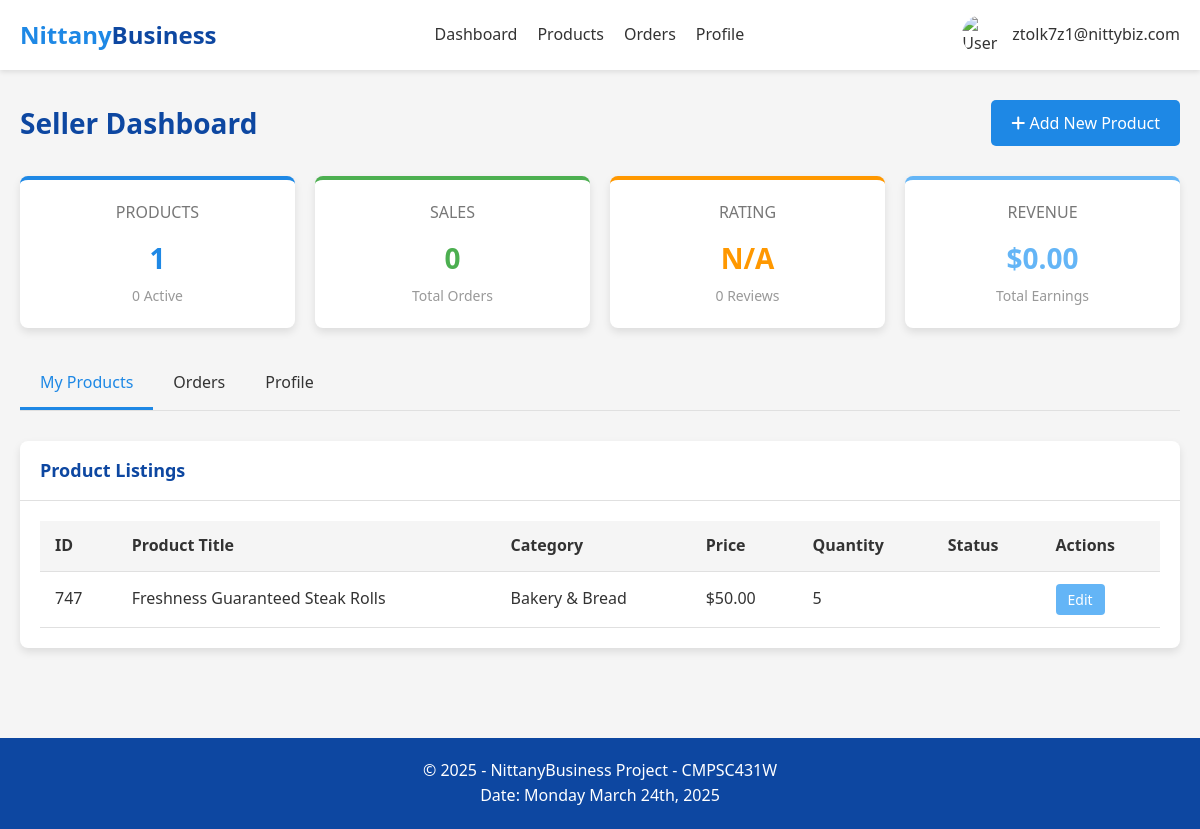
The app's page /seller_dashboard (signed in), older data.
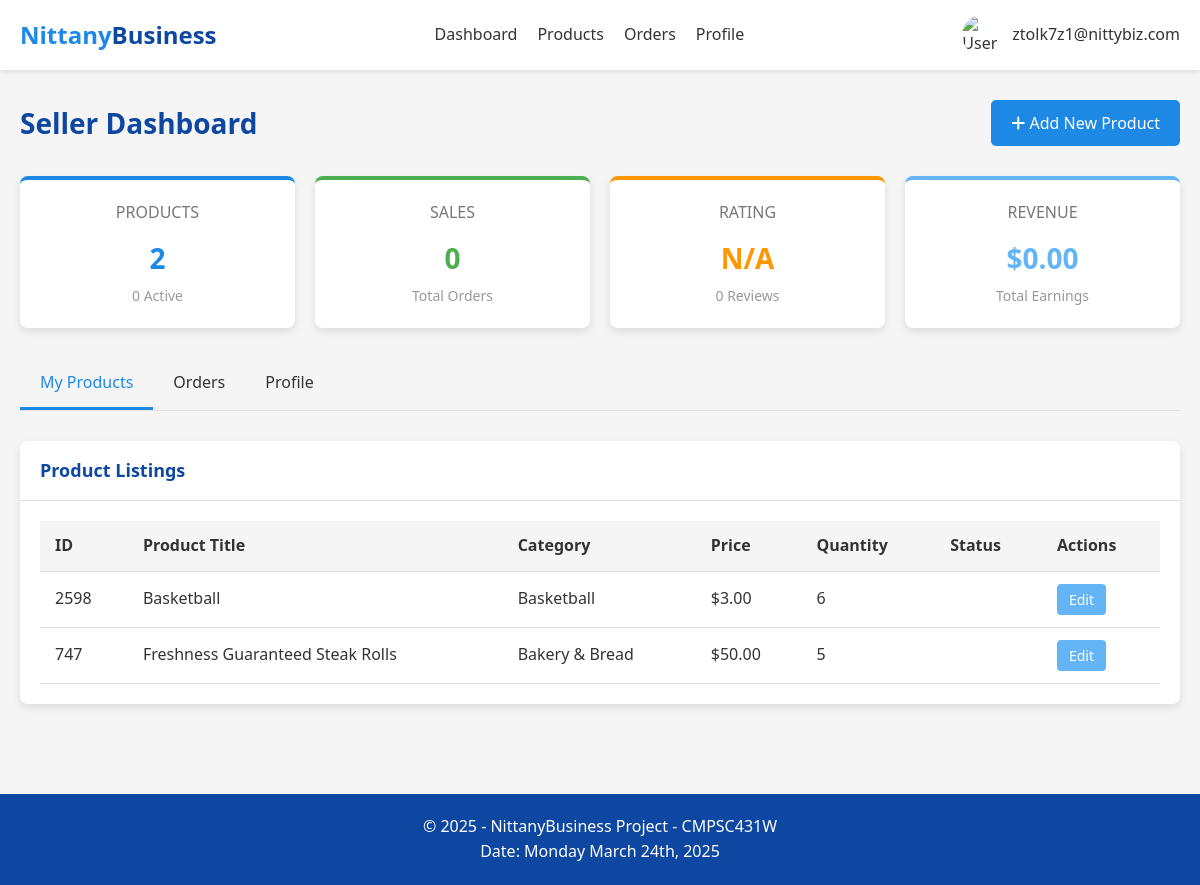
The same page, newer data.
### tables this page shows
CREATE TABLE Product_Listings (
    seller_email TEXT,
    listing_id INTEGER,
    category TEXT NOT NULL,
    product_title TEXT NOT NULL,
    product_name TEXT NOT NULL,
    product_description TEXT,
    quantity INTEGER NOT NULL,
    product_price REAL NOT NULL,
    status TEXT NOT NULL,
    PRIMARY KEY (seller_email, listing_id),
    FOREIGN KEY (seller_email) REFERENCES Sellers(email),
    FOREIGN KEY (category) REFERENCES Categories(category_name)
);

### app.py (the view)
@app.route('/seller_dashboard')
def seller_dashboard():
    if 'user_email' not in session:
        return redirect(url_for('login'))
    if session['user_type'] != 'seller':
        return redirect(url_for('dashboard'))
    conn = get_db_connection()
    seller = conn.execute(
        'SELECT * FROM Sellers WHERE email = ?',
        (session['user_email'],)
    ).fetchone()
    address = None
    if seller and seller['business_address_id']:
        address = conn.execute(
            '''SELECT a.*, z.city, z.state
               FROM Address a
               JOIN Zipcode_Info z ON a.zipcode = z.zipcode
               WHERE a.address_id = ?''',
            (seller['business_address_id'],)
        ).fetchone()
    products = conn.execute(
        '''SELECT * FROM Product_Listings
           WHERE Seller_Email = ?
           ORDER BY Listing_ID DESC''',
        (session['user_email'],)
    ).fetchall()
    product_count = len(products)
    active_product_count = sum(1 for p in products if p['Status'] == 1)
    orders = conn.execute(
        '''SELECT o.*, pl.Product_Title, pl.Product_Description, pl.Product_Price, b.email as buyer_email
           FROM Orders o
           JOIN Product_Listings pl ON o.Listing_ID = pl.Listing_ID
           JOIN Buyer b ON o.Buyer_Email = b.email
           WHERE o.Seller_Email = ?
           ORDER BY o.Date DESC''',
        (session['user_email'],)
    ).fetchall()
    order_count = len(orders)
    total_revenue = sum(float(o['Product_Price']) * int(o['Quantity']) for o in orders)
    avg_rating_result = conn.execute(
        '''SELECT AVG(r.Rating) as avg_rating, COUNT(r.Rating) as review_count
           FROM Reviews r
           JOIN Orders o ON r.Order_ID = o.Order_ID
           WHERE o.Seller_Email = ?''',
        (session['user_email'],)
    ).fetchone()
    avg_rating = avg_rating_result['avg_rating'] if avg_rating_result and avg_rating_result['avg_rating'] is not None else None
    review_count = avg_rating_result['review_count'] if avg_rating_result else 0
    categories = conn.execute(
        'SELECT category_name FROM Categories ORDER BY category_name'
    ).fetchall()
    conn.close()
    active_tab = request.args.get('tab', 'products')
    return render_template(
        'seller_dashboard.html',
        user_email=session['user_email'],
        user_type=session['user_type'],
        seller=seller,
        address=address,
        products=products,
        orders=orders,
        categories=categories,
        product_count=product_count,
        active_product_count=active_product_count,
        order_count=order_count,
        total_revenue=total_revenue,
        avg_rating=avg_rating,
        review_count=review_count,
        active_tab=active_tab
    )

### app.py (called while the page is built)
def get_db_connection():
    conn = sqlite3.connect(app.config['DATABASE'])
    conn.row_factory = sqlite3.Row
    return conn

### templates/seller_dashboard.html (shortened to what this page needs)
<!DOCTYPE html>
<html lang="en">
<head>
    <link rel="stylesheet" href="https://cdnjs.cloudflare.com/ajax/libs/font-awesome/6.4.0/css/all.min.css">
</head>
<body>
    <header>
        <div class="container">
            <nav class="navbar">
                <a href="/" class="logo">Nittany<span>Business</span></a>
                <div class="nav-links">
                    <a href="/seller_dashboard">Dashboard</a>
                    <a href="/seller_dashboard?tab=products">Products</a>
                    <a href="/seller_dashboard?tab=orders">Orders</a>
                    <a href="/seller_dashboard?tab=profile">Profile</a>
                </div>
                <div class="user-menu">
                    <img src="/static/images/user-default.jpg" alt="User Avatar">
                    <span>{{ user_email }}</span>
                </div>
            </nav>
        </div>
    </header>
    <main>
        <div class="container">
            <div class="dashboard-header">
                <h1>Seller Dashboard</h1>
                <button class="btn btn-primary add-product-btn" onclick="openAddProductModal()">
                    <i class="fas fa-plus"></i> Add New Product
                </button>
            </div>
            <div class="summary-grid">
                <div class="summary-card products">
                    <div class="title">PRODUCTS</div>
                    <div class="value">{{ product_count }}</div>
                    <div class="subtitle">{{ active_product_count }} Active</div>
                </div>
                <div class="summary-card sales">
                    <div class="title">SALES</div>
                    <div class="value">{{ order_count }}</div>
                    <div class="subtitle">Total Orders</div>
                </div>
                <div class="summary-card rating">
                    <div class="title">RATING</div>
                    <div class="value">
                        {{ "%.1f"|format(avg_rating) if avg_rating else "N/A" }}
                    </div>
                    <div class="subtitle">{{ review_count }} Reviews</div>
                </div>
                <div class="summary-card revenue">
                    <div class="title">REVENUE</div>
                    <div class="value">${{ "%.2f"|format(total_revenue) }}</div>
                    <div class="subtitle">Total Earnings</div>
                </div>
            </div>
            <div class="tabs">
                <div class="tab {% if active_tab == 'products' %}active{% endif %}" data-tab="products">My Products
                </div>
                <div class="tab {% if active_tab == 'orders' %}active{% endif %}" data-tab="orders">Orders</div>
                <div class="tab {% if active_tab == 'profile' %}active{% endif %}" data-tab="profile">Profile</div>
            </div>
            <div class="tab-content {% if active_tab == 'products' %}active{% endif %}" id="products-content">
                <div class="card">
                    <div class="card-header">
                        <h2>Product Listings</h2>
                    </div>
                    <div class="card-body">
                        {% if products %}
                        <table class="product-table">
                            <thead>
                                <tr>
                                    <th>ID</th>
                                    <th>Product Title</th>
                                    <th>Category</th>
                                    <th>Price</th>
                                    <th>Quantity</th>
                                    <th>Status</th>
                                    <th>Actions</th>
                                </tr>
                            </thead>
                            <tbody>
                                {% for product in products %}
                                <tr>
                                    <td>{{ product.Listing_ID }}</td>
                                    <td>{{ product.Product_Title }}</td>
                                    <td>{{ product.Category }}</td>
                                    <td>${{ "%.2f"|format(product.Product_Price) }}</td>
                                    <td>{{ product.Quantity }}</td>
                                    <td>
                                    </td>
                                    <td>
                                        <button class="action-btn edit-btn"
                                            onclick="openEditProductModal('{{ product.Listing_ID }}')">Edit</button>
                                    </td>
                                </tr>
                                {% endfor %}
                            </tbody>
                        </table>
                        {% endif %}
                    </div>
                </div>
            </div>
        </div>
    </main>
    <footer>
        <div class="container">
            <p>&copy; 2025 - NittanyBusiness Project - CMPSC431W</p>
            <p>Date: Monday March 24th, 2025</p>
        </div>
    </footer>
</body>
</html>

### templates/seller_dashboard.html (style rules this page uses)
:root { --primary-color: #1e88e5; --secondary-color: #0d47a1; --accent-color: #64b5f6; --success-color: #4caf50; --warning-color: #ff9800; --danger-color: #f44336; --text-color: #333; --light-bg: #f5f5f5; --card-shadow: 0 4px 8px rgba(0, 0, 0, 0.1); --hover-transition: all 0.3s ease; --border-color: #e0e0e0; }
* { margin: 0; padding: 0; box-sizing: border-box; font-family: 'Segoe UI', Tahoma, Geneva, Verdana, sans-serif; }
body { background-color: var(--light-bg); color: var(--text-color); line-height: 1.6; min-height: 100vh; display: flex; flex-direction: column; }
.container { max-width: 1200px; margin: 0 auto; padding: 0 20px; }
header { background-color: white; box-shadow: 0 2px 5px rgba(0, 0, 0, 0.1); position: sticky; top: 0; z-index: 100; }
.navbar { display: flex; justify-content: space-between; align-items: center; padding: 15px 0; }
.logo { font-size: 24px; font-weight: bold; color: var(--primary-color); text-decoration: none; }
.logo span { color: var(--secondary-color); }
.nav-links { display: flex; gap: 20px; }
.nav-links a { color: var(--text-color); text-decoration: none; font-weight: 500; transition: var(--hover-transition); }
.user-menu { position: relative; display: flex; align-items: center; cursor: pointer; }
.user-menu img { width: 40px; height: 40px; border-radius: 50%; margin-right: 10px; }
main { flex: 1; padding: 30px 0; }
.dashboard-header { display: flex; justify-content: space-between; align-items: center; margin-bottom: 30px; }
.dashboard-header h1 { font-size: 28px; color: var(--secondary-color); }
.tabs { display: flex; border-bottom: 1px solid var(--border-color); margin-bottom: 30px; }
.tab { padding: 12px 20px; cursor: pointer; border-bottom: 3px solid transparent; font-weight: 500; transition: var(--hover-transition); }
.tab.active { border-bottom-color: var(--primary-color); color: var(--primary-color); }
.tab-content { display: none; }
.tab-content.active { display: block; }
.card { background-color: white; border-radius: 8px; box-shadow: var(--card-shadow); margin-bottom: 20px; overflow: hidden; }
.card-header { padding: 15px 20px; border-bottom: 1px solid var(--border-color); display: flex; justify-content: space-between; align-items: center; }
.card-header h2 { font-size: 18px; color: var(--secondary-color); }
.card-body { padding: 20px; }
.summary-grid { display: grid; grid-template-columns: repeat(auto-fit, minmax(250px, 1fr)); gap: 20px; margin-bottom: 30px; }
.summary-card { background-color: white; border-radius: 8px; box-shadow: var(--card-shadow); padding: 20px; text-align: center; border-top: 4px solid var(--primary-color); }
.summary-card .title { font-size: 16px; color: #777; margin-bottom: 10px; }
.summary-card .value { font-size: 28px; font-weight: 700; color: var(--primary-color); margin-bottom: 5px; }
.summary-card .subtitle { font-size: 14px; color: #999; }
.summary-card.sales { border-top-color: var(--success-color); }
.summary-card.sales .value { color: var(--success-color); }
.summary-card.rating { border-top-color: var(--warning-color); }
.summary-card.rating .value { color: var(--warning-color); }
.summary-card.revenue { border-top-color: var(--accent-color); }
.summary-card.revenue .value { color: var(--accent-color); }
.product-table { width: 100%; border-collapse: collapse; }
.product-table th, .product-table td { padding: 12px 15px; text-align: left; border-bottom: 1px solid var(--border-color); }
.product-table th { background-color: var(--light-bg); font-weight: 600; }
.action-btn { padding: 6px 12px; border-radius: 4px; font-size: 14px; font-weight: 500; cursor: pointer; transition: var(--hover-transition); border: none; color: white; margin-right: 5px; }
.edit-btn { background-color: var(--accent-color); }
.btn { padding: 12px 20px; border-radius: 5px; font-weight: 500; cursor: pointer; transition: var(--hover-transition); text-decoration: none; display: inline-block; font-size: 16px; }
.btn-primary { background-color: var(--primary-color); color: white; border: none; }
footer { background-color: var(--secondary-color); color: white; padding: 20px 0; text-align: center; margin-top: 40px; }

Row changes from the older to the newer data that the page shows:
added Product_Listings: Listing_ID "2598", Product_Title "Basketball", Category "Basketball", Product_Price "3.00", Quantity "6"
Text that changed along with them:
{{ product_count }}: "1" → "2"
